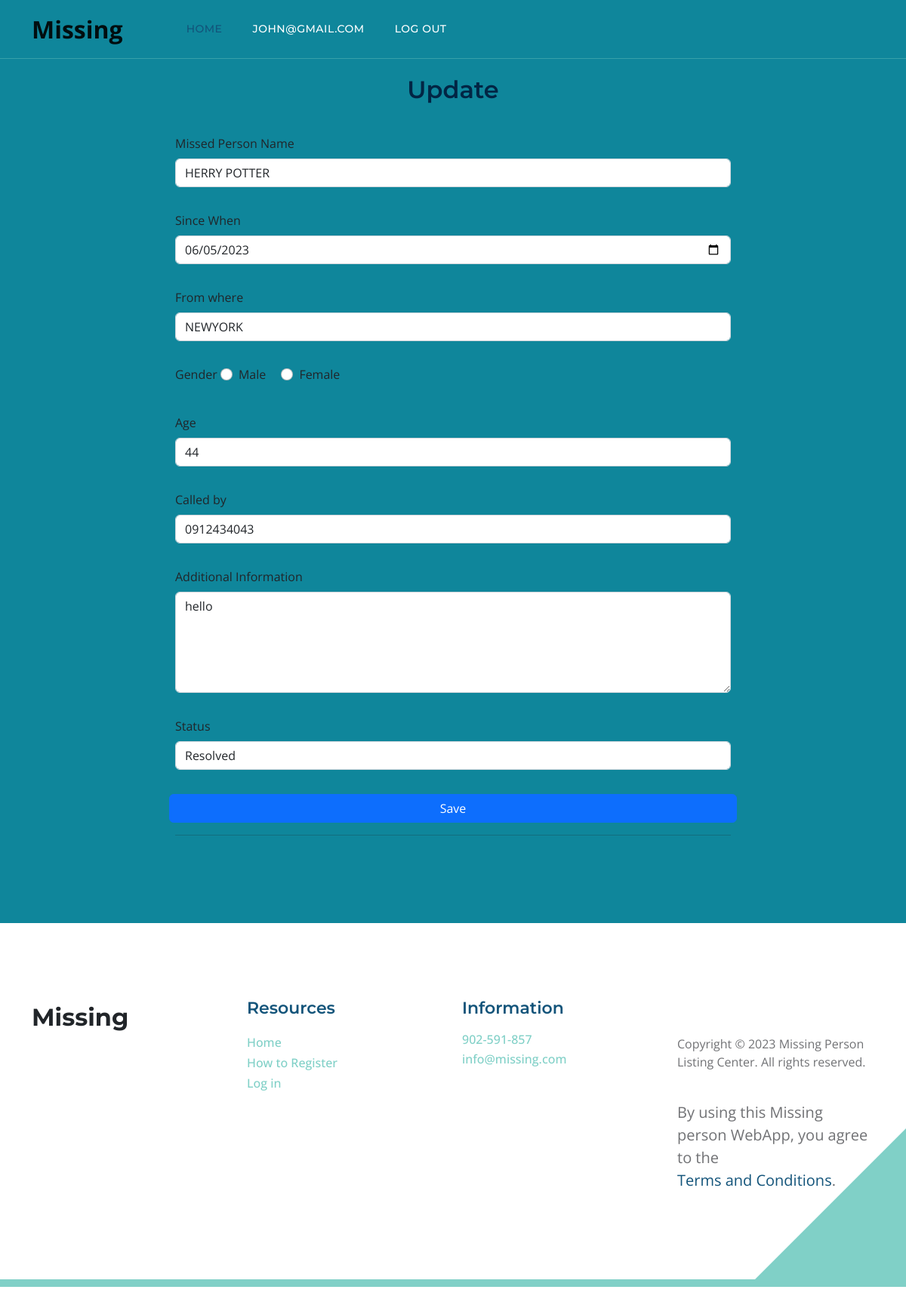
The page /5/update (signed in) on the database its author committed.
### tables this page shows
CREATE TABLE user (
  id INTEGER PRIMARY KEY AUTOINCREMENT,
  finder_name TEXT NOT NULL,
  phone TEXT NOT NULL,
  finder_location TEXT NOT NULL,
  email TEXT UNIQUE NOT NULL,
  password TEXT NOT NULL,
  role_id INTEGER NOT NULL,
  FOREIGN KEY (role_id) REFERENCES role (id)
);

CREATE TABLE post (
  id INTEGER PRIMARY KEY AUTOINCREMENT,
  finder_id INTEGER NOT NULL,
  created TIMESTAMP NOT NULL DEFAULT CURRENT_TIMESTAMP,
  missed_name TEXT NOT NULL,
  since TEXT NOT NULL,
  missing_from TEXT NOT NULL,
  gender TEXT NOT NULL,
  age TEXT NOT NULL,
  call_on TEXT NOT NULL,
  additional_info TEXT NOT NULL,
  photo_url TEXT NOT NULL,
  status TEXT NOT NULL DEFAULT 'active',
  FOREIGN KEY (finder_id) REFERENCES user (id)
);

### missing/blog.py (the view, shortened to what this page needs)
@bp.route('/<int:id>/update', methods=('GET', 'POST'))
@login_required
def update(id):
    post = get_post(id)
    return render_template('blog/update.html', post=post)

### missing/auth.py (called while the page is built)
def login_required(view):
    @functools.wraps(view)
    def wrapped_view(**kwargs):
        if g.user is None:
            return redirect(url_for('auth.login'))
        return view(**kwargs)
    return wrapped_view

@bp.before_app_request
def load_logged_in_user():
    user_id = session.get('user_id')
    if user_id is None:
        g.user = None
    else:
        db = get_db()
        g.user = db.execute(
            'SELECT * FROM user WHERE id = ?', (user_id,)
        ).fetchone()

### missing/blog.py (called while the page is built)
def get_post(id, check_finder=True):
    post = get_db().execute(
        'SELECT p.id, missed_name, since, missing_from, gender, age, call_on, additional_info, photo_url, status, created, finder_id, email'
        ' FROM post p JOIN user u ON p.finder_id = u.id'
        ' WHERE p.id = ?',
        (id,)
    ).fetchone()
    if post is None:
        abort(404, f"Post id {id} doesn't exist.")
    if check_finder and post['finder_id'] != g.user['id']:
        abort(403)
    return post

### missing/db.py (called while the page is built)
def get_db():
    if 'db' not in g:
        g.db = sqlite3.connect(
            current_app.config['DATABASE'],
            detect_types=sqlite3.PARSE_DECLTYPES
        )
        g.db.row_factory = sqlite3.Row
    return g.db

### missing/templates/blog/update.html (shortened to what this page needs)
{% extends 'base.html' %}
{% block content %}
<section class="topics-detail-section section-padding" id="topics-detail">
  <div class="container">
    <div class="row justify-content-center">
      <div class="col-md-8">
        <form method="post" class="row g-3">
          <h3 class="mb-4" style="text-align: center; color: rgb(2, 37, 68);">Update</h3>
          <div class="mb-3">
            <label for="missed_name" class="form-label">Missed Person Name</label>
            <input type="text" class="form-control" id="missed_name" name="missed_name" value="{{ request.form['missed_name'] or post['missed_name'] }}" required>
          </div>
          <div class="mb-3">
            <label for="since" class="form-label">Since When</label>
            <input type="date" class="form-control" id="since" name="since" value="{{ request.form['since'] or post['since'] }}" required>
          </div>
          <div class="mb-3">
            <label for="missing_from" class="form-label">From where</label>
            <input type="text" class="form-control" id="missing_from" name="missing_from" value="{{ request.form['missing_from'] or post['missing_from'] }}" required>
          </div>
          <div class="mb-3">
            <label class="form-label">Gender</label>
            <div class="form-check form-check-inline">
              <input class="form-check-input" type="radio" name="gender" id="male" value="male" {% if request.form['gender'] == 'male' %}checked{% endif %} required>
              <label class="form-check-label" for="male">Male</label>
            </div>
            <div class="form-check form-check-inline">
              <input class="form-check-input" type="radio" name="gender" id="female" value="female" {% if request.form['gender'] == 'female' %}checked{% endif %} required>
              <label class="form-check-label" for="female">Female</label>
            </div>
          </div>
          <div class="mb-3">
            <label for="age" class="form-label">Age</label>
            <input type="number" class="form-control" id="age" name="age" value="{{ request.form['age'] or post['age'] }}" required>
          </div>
          <div class="mb-3">
            <label for="call_on" class="form-label">Called by</label>
            <input type="text" class="form-control" id="call_on" name="call_on" value="{{ request.form['call_on'] or post['call_on'] }}" required>
          </div>
          <div class="mb-3">
            <label for="additional_info" class="form-label">Additional Information</label>
            <textarea class="form-control" id="additional_info" name="additional_info" rows="5">{{ request.form['additional_info'] or post['additional_info'] }}</textarea>
          </div>
          <div class="mb-3">
            <label for="status" class="form-label">Status</label>
            <select class="form-control" id="status" name="status">
              <option value="resolved" {% if post['status'] == 'resolved' %}selected{% endif %}>Resolved</option>
            </select>
          </div>
          <button type="submit" class="btn btn-primary">Save</button>
        </form>
        <hr>
      </div>
    </div>
  </div>
</section>
{% endblock %}

### missing/templates/base.html (shortened to what this page needs)
<!doctype html>
<html lang="en">
    <head>
        <link href="{{ url_for('static', filename='css/style.css') }}" rel="stylesheet">
        <link href="{{ url_for('static', filename='css/bootstrap.min.css') }}" rel="stylesheet">
        <link href="{{ url_for('static', filename='css/bootstrap-icons.css') }}"  rel="stylesheet">
        <link href="{{ url_for('static', filename='css/templatemo-topic-listing.css') }}" rel="stylesheet">
    </head>
    <body id="top">
      <main>
          <nav class="navbar navbar-expand-lg">
              <div class="container">
                <a class="navbar-brand" href="{{ url_for('index') }}">Missing</a>
                  <div class="collapse navbar-collapse" id="navbarNav">
                      <ul class="navbar-nav ms-lg-5 me-lg-auto">
                        {% if g.user %}
                          <li class="nav-item">
                              <a class="nav-link click-scroll" href="{{ url_for('index') }}">Home</a>
                          </li>
                          <li class="nav-item">
                              <a class="nav-link click-scroll">{{ g.user['email'] }}</a>
                          </li>
                          <li class="nav-item">
                              <a class="nav-link click-scroll" href="{{ url_for('auth.logout') }}">Log Out</a>
                          </li>
                          {% endif %}
                      </ul>
                  </div>
              </div>
          </nav>
            <section class="content" style="background-color: #0f869b;">
                {% block content %}{% endblock %}
            </section>
  <footer class="site-footer section-padding">
    <div class="container">
        <div class="row">
            <div class="col-lg-3 col-12 mb-4 pb-2">
                <a class="navbar-brand mb-2" href="{{ url_for('index') }}">
                    <span>Missing</span>
                </a>
            </div>
            <div class="col-lg-3 col-md-4 col-6">
                <h6 class="site-footer-title mb-3">Resources</h6>
                <ul class="site-footer-links">
                    <li class="site-footer-link-item">
                        <a href="#" class="site-footer-link">Home</a>
                    </li>
                    <li class="site-footer-link-item">
                        <a href="#" class="site-footer-link">How to Register</a>
                    </li>
                    <li class="site-footer-link-item">
                        <a href="#" class="site-footer-link">Log in</a>
                    </li>
                </ul>
            </div>
            <div class="col-lg-3 col-md-4 col-6 mb-4 mb-lg-0">
                <h6 class="site-footer-title mb-3">Information</h6>
                <p class="text-white d-flex mb-1">
                    <a href="tel: 305-240-9671" class="site-footer-link">
                        902-591-857
                    </a>
                </p>
                <p class="text-white d-flex">
                    <a href="mailto:info@company.com" class="site-footer-link">
                        info@missing.com
                    </a>
                </p>
            </div>
            <div class="col-lg-3 col-md-4 col-12 mt-4 mt-lg-0 ms-auto">
                <p class="copyright-text mt-lg-5 mt-4">Copyright © 2023 Missing Person Listing Center. All rights reserved.
                <br><br><p>By using this Missing person WebApp, you agree to the <a href="{{ url_for('blog.terms_and_conditions') }}">Terms and Conditions</a>.</p>
            </div>
        </div>
    </div>
</main>
<br>
<br>
</body>
</html>

### missing/static/css/templatemo-topic-listing.css (style rules this page uses)
:root { --white-color: #ffffff; --primary-color: #13547a; --secondary-color: #80d0c7; --section-bg-color: #f0f8ff; --custom-btn-bg-color: #80d0c7; --custom-btn-bg-hover-color: #13547a; --dark-color: #000000; --p-color: #717275; --border-color: #7fffd4; --link-hover-color: #13547a; --body-font-family: 'Open Sans', sans-serif; --title-font-family: 'Montserrat', sans-serif; --h1-font-size: 58px; --h2-font-size: 46px; --h3-font-size: 32px; --h4-font-size: 28px; --h5-font-size: 24px; --h6-font-size: 22px; --p-font-size: 20px; --menu-font-size: 14px; --btn-font-size: 18px; --copyright-font-size: 16px; --border-radius-large: 100px; --border-radius-medium: 20px; --border-radius-small: 10px; --font-weight-normal: 400; --font-weight-medium: 500; --font-weight-semibold: 600; --font-weight-bold: 700; }
body { background-color: var(--white-color); font-family: var(--body-font-family); }
h2, h3, h4, h5, h6 { color: var(--dark-color); }
h1, h2, h3, h4, h5, h6 { font-family: var(--title-font-family); font-weight: var(--font-weight-semibold); }
h3 { font-size: var(--h3-font-size); }
h6 { color: var(--primary-color); font-size: var(--h6-font-size); }
p { color: var(--p-color); font-size: var(--p-font-size); font-weight: var(--font-weight-normal); }
ul li { color: var(--p-color); font-size: var(--p-font-size); font-weight: var(--font-weight-normal); }
a, button { touch-action: manipulation; transition: all 0.3s; }
a { display: inline-block; color: var(--primary-color); text-decoration: none; }
.section-padding { padding-top: 100px; padding-bottom: 100px; }
.navbar { background: transparent; border-bottom: 1px solid rgba(128, 208, 199, 0.35); z-index: 9; }
.navbar-brand, .navbar-brand:hover { font-size: var(--h3-font-size); font-weight: var(--font-weight-bold); display: block; }
.navbar-brand span { font-family: var(--title-font-family); }
.navbar-expand-lg .navbar-nav .nav-link { border-radius: var(--border-radius-large); margin: 10px; padding: 10px; }
.navbar-nav .nav-link { display: inline-block; color: var(--white-color); font-family: var(--title-font-family); font-size: var(--menu-font-size); font-weight: var(--font-weight-medium); text-transform: uppercase; letter-spacing: 0.5px; position: relative; padding-top: 15px; padding-bottom: 15px; }
.navbar-nav .nav-link.active, .navbar-nav .nav-link:hover { color: var(--primary-color); }
.site-footer { border-bottom: 10px solid var(--secondary-color); position: relative; }
.site-footer::after { content: ""; position: absolute; bottom: 0; right: 0; width: 0; height: 0; border-style: solid; border-width: 0 0 200px 200px; border-color: transparent transparent var(--secondary-color) transparent; pointer-events: none; }
.site-footer-title { color: var(--primary-color); }
.site-footer-links { padding-left: 0; }
.site-footer-link-item { display: block; list-style: none; line-height: normal; }
.site-footer-link { color: var(--secondary-color); font-size: var(--copyright-font-size); font-weight: var(--font-weight-medium); line-height: normal; }
.copyright-text { font-size: var(--copyright-font-size); }

### rows shown on the page
user: user.email "JOHN@GMAIL.COM"
post: missed_name "HERRY POTTER", since "06/05/2023", missing_from "NEWYORK", age "44", call_on "0912434043", additional_info "hello", status "Resolved"
